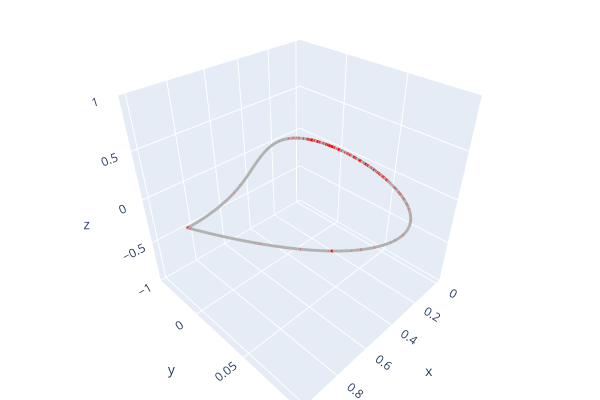

The notebook cell saved with this chart:
### Code cell
# 1) Grab one classification sample
random_idx = np.random.randint(len(test_dataset))
points, cls_label = test_dataset[random_idx]     # points: (N, 3), cls_label: scalar
points = points.to(DEVICE)

# 2) Forward pass to get logits and critical indices
with torch.no_grad():
    logits, crit_idxs, _ = classifier35(points.unsqueeze(0).transpose(2, 1))  # crit_idxs: (1, C)
    crit_idxs = crit_idxs[0]                                                # (C,)
    crit_idxs = torch.unique(crit_idxs)                                     # unique indices

# 3) Build point clouds for visualization
all_pts  = points.cpu().numpy()                   # (N, 3)
crit_pts = all_pts[crit_idxs.cpu().numpy()]       # (M, 3) with M <= C

# Open3D requires colors in [0, 1]
import open3d as o3
import numpy as np

grey = np.array([0.7, 0.7, 0.7])
red  = np.array([1.0, 0.0, 0.0])

pc_all = o3.geometry.PointCloud()
pc_all.points = o3.utility.Vector3dVector(all_pts)
pc_all.colors = o3.utility.Vector3dVector(np.repeat(grey[None, :], all_pts.shape[0], axis=0))

pc_crit = o3.geometry.PointCloud()
pc_crit.points = o3.utility.Vector3dVector(crit_pts)
pc_crit.colors = o3.utility.Vector3dVector(np.repeat(red[None, :], crit_pts.shape[0], axis=0))

o3.visualization.draw_plotly([pc_all, pc_crit])   # or draw(pc_all); draw(pc_crit) locally

### Figure 1 — Plotly figure (JSON) as saved in the notebook; plotly's stock layout.template omitted (floating-point values rounded to 4 significant figures; data arrays with more than 128 entries replaced by an {"elided": "..."} marker saying what was removed)
{"data": [{"marker": {"color": {"elided": "10000x3 float values"}, "size": 1}, "mode": "markers", "type": "scatter3d", "x": {"elided": "10000 float values"}, "y": {"elided": "10000 float values"}, "z": {"elided": "10000 float values"}}, {"marker": {"color": {"elided": "288x3 float values"}, "size": 1}, "mode": "markers", "type": "scatter3d", "x": {"elided": "288 float values"}, "y": {"elided": "288 float values"}, "z": {"elided": "288 float values"}}], "layout": {"height": 400, "margin": {"b": 0, "l": 0, "r": 0, "t": 0}, "scene": {"camera": {"center": {"x": 0, "y": 0, "z": 0}, "up": {"x": 0, "y": 0, "z": 1}}}, "showlegend": false, "width": 600}}
